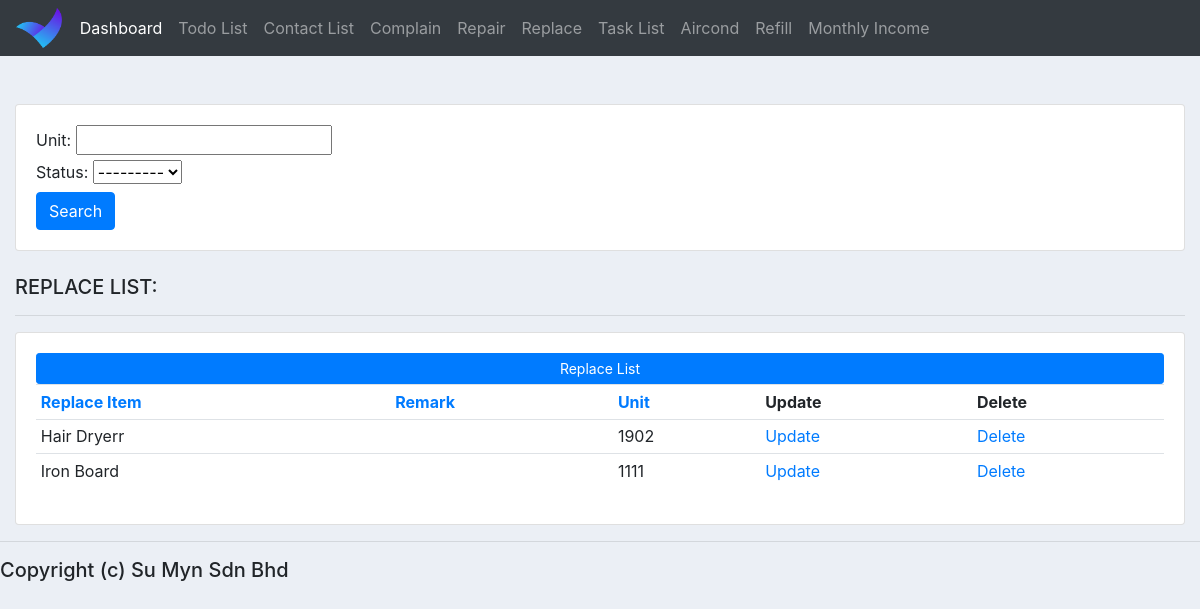
Screenshot of /table_replace_list/ with the database file from the repository.
### homestay_app/models.py (models this page shows, shortened)
class ReplaceList(models.Model):
    STATUS = (
        ("Pending", "Pending"),
        ("Done", "Done"),
    )
    replace_item = models.CharField(max_length=200, null=True, blank=True)
    remark = models.CharField(max_length=200, null=True, blank=True)
    unit = models.CharField(max_length=30, null=True, blank=True)
    status = models.CharField(max_length=30, blank=True, null=True, choices=STATUS)
    date = models.CharField(max_length=30, null=True, blank=True)
    day = models.CharField(max_length=30, null=True, blank=True)
    created_at = models.DateTimeField(auto_now_add=True, null=True, blank=True)
    updated_at = models.DateTimeField(auto_now=True, null=True, blank=True)

### homestay_app/views.py (the view)
# urls.py: path('table_replace_list/', views.replaceList, name='replaceList'),
def replaceList(request):
    replace_list = ReplaceList.objects.all()
    sort_by = request.GET.get('sort', '')
    valid_sort_fields_replacelist = ['replace_item', 'remark', 'unit']
    if sort_by in valid_sort_fields_replacelist:
        replace_list = replace_list.order_by(F(sort_by).asc(nulls_last=True))
    myFilter = ReplaceListFilter(request.GET, queryset=replace_list)
    replace_list = myFilter.qs
    context = {
        'current_sort': sort_by,
        'replace_list': replace_list,
        'myFilter': myFilter
    }
    return render(request, 'table_replace_list.html', context)

### homestay_app/templates/table_replace_list.html (shortened to what this page needs)
{%  extends 'base.html' %}
{% block content %}
<br>
<div class="row">
	<div class="col-md-12">
		<br>
		<div class="row">
			<div class="col">
				<div class="card card-body">
					<form method="get">
						{{myFilter.form}}
						<button class="btn btn-primary" type="submit">Search</button>
					</form>
				</div>
			</div>
		</div>
		<br>
		<h5>REPLACE LIST:</h5>
		<hr>
		<div class="card card-body">
			<a class="btn btn-primary  btn-sm btn-block" href="{% url 'formReplaceList' %}">Replace List</a>
			<table class="table table-sm">
				<tr>
					<th><a href="?sort=replace_item" class="{% if current_sort == 'replace_item' %}sort-indicator-replacelist{% endif %}">Replace Item</a></th>
					<th><a href="?sort=remark" class="{% if current_sort == 'remark' %}sort-indicator-replacelist{% endif %}">Remark</a></th>
					<th><a href="?sort=unit" class="{% if current_sort == 'unit' %}sort-indicator-replacelist{% endif %}">Unit</a></th>
					<th>Update</th>
					<th>Delete</th>
				</tr>
				{% for p in replace_list %}
					<tr>
						<td>{{p.replace_item|default:"" }}</td>
						<td>{{p.remark|default:"" }}</td>
						<td>{{p.unit|default:"" }}</td>
						<td><a href="{% url 'updateReplaceList' p.id %}">Update</a></td>
						<td><a href="{% url 'deleteReplaceList' p.id %}">Delete</a></td>
					</tr>
				{% endfor %}
			</table>
		</div>
	</div>
</div>
{% endblock %}

### static/css/base.css (style rules this page uses)
body { background-color: #ebeff5; }

### rows the page displays
ReplaceList: replace_item "Hair Dryerr", unit "1902"
ReplaceList: replace_item "Iron Board", unit "1111"
